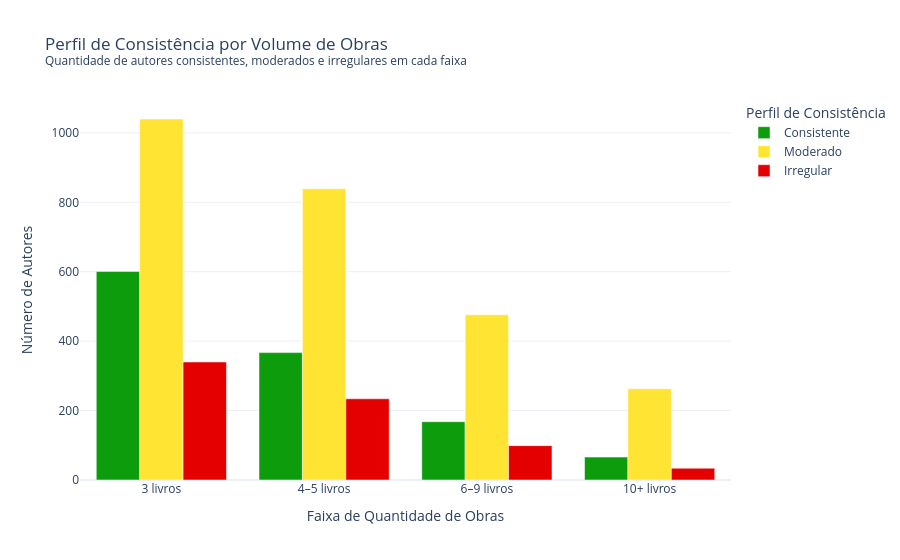

The code cell stored with this chart in its notebook:
### Markdown cell above
## 4. Escrever Mais Torna um Autor Mais Irregular?

Uma hipótese natural seria que autores com mais obras no catálogo tendem a ser mais inconsistentes — afinal, com mais livros, maiores as chances de variação. Investigamos se essa relação realmente existe nos dados.

### Code cell
correlacao = stats['qtd_livros'].corr(stats['desvio_nota'])

def faixa(n):
    if n == 3: return '3 livros'
    elif n <= 5: return '4–5 livros'
    elif n <= 9: return '6–9 livros'
    else: return '10+ livros'

def perfil(d):
    if d < 0.1: return 'Consistente'
    elif d <= 0.3: return 'Moderado'
    else: return 'Irregular'

ordem_faixas = ['3 livros', '4–5 livros', '6–9 livros', '10+ livros']
ordem_perfil = ['Consistente', 'Moderado', 'Irregular']

stats['faixa'] = stats['qtd_livros'].apply(faixa)
stats['perfil'] = stats['desvio_nota'].apply(perfil)

resultado = stats.groupby(['faixa', 'perfil']).size().reset_index(name='qtd')

fig = px.bar(
    resultado,
    x='faixa',
    y='qtd',
    color='perfil',
    barmode='group',
    category_orders={'faixa': ordem_faixas, 'perfil': ordem_perfil},
    color_discrete_map={
        'Consistente': '#0C9C0C',
        'Moderado':    '#FFE433',
        'Irregular':   '#E50000'
    },
    title='Perfil de Consistência por Volume de Obras<br><sup>Quantidade de autores consistentes, moderados e irregulares em cada faixa</sup>',
    labels={
        'faixa': 'Faixa de Quantidade de Obras',
        'qtd':   'Número de Autores',
        'perfil': 'Perfil'
    },
    template='plotly_white'
)

fig.update_layout(legend_title_text='Perfil de Consistência')
fig.show()

print(f'Correlação de Pearson entre quantidade de livros e desvio padrão: {correlacao:.3f}')

### Figure 1 — Plotly figure (JSON) as saved in the notebook; plotly's stock layout.template omitted (floating-point values rounded to 4 significant figures)
{"data": [{"alignmentgroup": "True", "hovertemplate": "Perfil=Consistente<br>Faixa de Quantidade de Obras=%{x}<br>Número de Autores=%{y}<extra></extra>", "legendgroup": "Consistente", "marker": {"color": "#0C9C0C", "pattern": {"shape": ""}}, "name": "Consistente", "offsetgroup": "Consistente", "orientation": "v", "showlegend": true, "textposition": "auto", "type": "bar", "x": ["10+ livros", "3 livros", "4–5 livros", "6–9 livros"], "xaxis": "x", "y": [66, 601, 367, 168], "yaxis": "y"}, {"alignmentgroup": "True", "hovertemplate": "Perfil=Moderado<br>Faixa de Quantidade de Obras=%{x}<br>Número de Autores=%{y}<extra></extra>", "legendgroup": "Moderado", "marker": {"color": "#FFE433", "pattern": {"shape": ""}}, "name": "Moderado", "offsetgroup": "Moderado", "orientation": "v", "showlegend": true, "textposition": "auto", "type": "bar", "x": ["10+ livros", "3 livros", "4–5 livros", "6–9 livros"], "xaxis": "x", "y": [263, 1040, 839, 476], "yaxis": "y"}, {"alignmentgroup": "True", "hovertemplate": "Perfil=Irregular<br>Faixa de Quantidade de Obras=%{x}<br>Número de Autores=%{y}<extra></extra>", "legendgroup": "Irregular", "marker": {"color": "#E50000", "pattern": {"shape": ""}}, "name": "Irregular", "offsetgroup": "Irregular", "orientation": "v", "showlegend": true, "textposition": "auto", "type": "bar", "x": ["10+ livros", "3 livros", "4–5 livros", "6–9 livros"], "xaxis": "x", "y": [34, 340, 234, 99], "yaxis": "y"}], "layout": {"barmode": "group", "legend": {"title": {"text": "Perfil de Consistência"}, "tracegroupgap": 0}, "title": {"text": "Perfil de Consistência por Volume de Obras<br><sup>Quantidade de autores consistentes, moderados e irregulares em cada faixa</sup>"}, "xaxis": {"anchor": "y", "categoryarray": ["3 livros", "4–5 livros", "6–9 livros", "10+ livros"], "categoryorder": "array", "domain": [0, 1], "title": {"text": "Faixa de Quantidade de Obras"}}, "yaxis": {"anchor": "x", "domain": [0, 1], "title": {"text": "Número de Autores"}}}}
